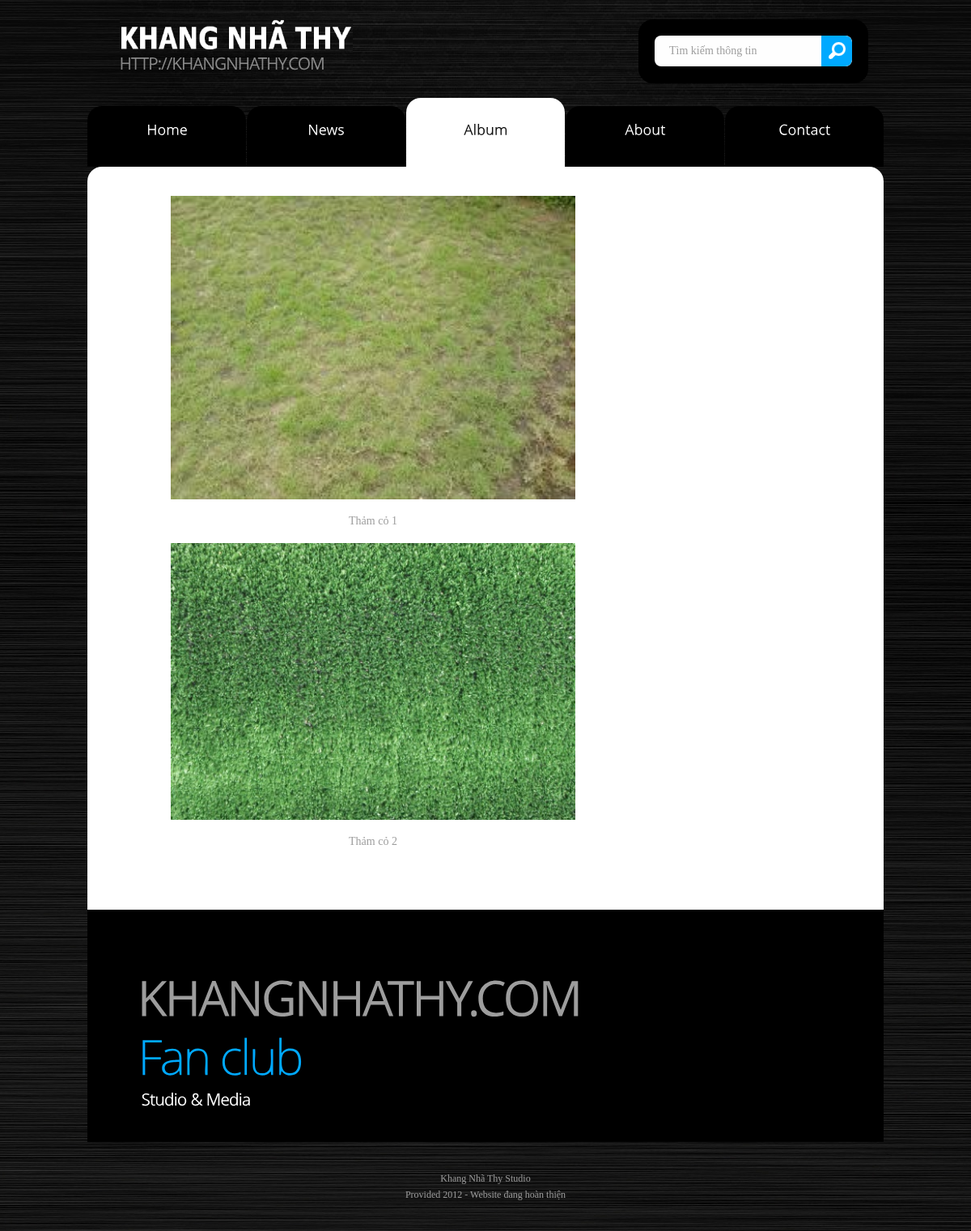
Page /viewalbum.php?id=2 on the committed database.
### tables this page shows
CREATE TABLE IF NOT EXISTS `albums_file` (
  `file_ID` int(11) NOT NULL AUTO_INCREMENT,
  `file_name` varchar(500) NOT NULL,
  `file_des` text NOT NULL,
  `file_cat` int(11) NOT NULL,
  PRIMARY KEY (`file_ID`)
);

### viewalbum.php (the view, shortened to what this page needs)
<?php
    if(!isset($_GET['id'])){
        header("Location:album.php");
    }else{
        $id = $_GET['id'];
        if(!is_numeric($id)){
            header("Location:album.php");
        }else{
            $sql = "SELECT * FROM albums_file WHERE file_cat='" . $id . "'";
            $result = mysql_query($sql);
            if(mysql_num_rows($result) == 0){
                header("Location:album.php");
            }else{
?>
    			<section id="content">
    				<div class="padding">
    					<div class="wrapper p4">
    						<div class="col-3">
    							<div class="indent">
                                    <?php
                                        while($row = mysql_fetch_row($result)){
                                            echo '<p align="center">
                    								<img border="0" src="upload/images/' . $row[1] . '" width="500"></p><p align="center">' . $row[2] . '</p>';
                                        }
                                    }
           }
        }
                                     ?>
                                </div>
                            </div>
                        </div>
                    </div>
                </section>
<?php include("footer.php"); ?>

### css/style.css (style rules this page uses)
article, aside, audio, canvas, command, datalist, details, embed, figcaption, figure, footer, header, hgroup, keygen, meter, nav, output, progress, section, source, video { display:block }
html { width:100% }
body { font-family:Tahoma, Tahoma, Tahoma;font-size:100%;color:#9d9d9d;min-width:984px;background:url(../images/body.jpg) center 0 repeat }
.col-1, .col-2, .col-3, .col-4 { float:left }
.wrapper { width:100%;overflow:hidden }
p { margin-bottom:18px }
.p4 { margin-bottom:45px }
.indent { padding:0 0 0px 32px }
#content { width:100%;padding:10px 0 40px;background:#fff;border-radius:0 0 0 0;-moz-border-radius:18px 18px 0 0;-webkit-border-radius:18px 18px 0 0;position:relative;z-index:2 }
#content .padding { padding:24px 12px 0 }

### css/layout.css (style rules this page uses)
#page2 #content .col-3 { width:650px;margin-right:45px }
#page2 #content { padding:12px 0 }

### rows in the picture
albums_file: file_name (picture), file_des "Thảm cỏ 1"
albums_file: file_name (picture), file_des "Thảm cỏ 2"
